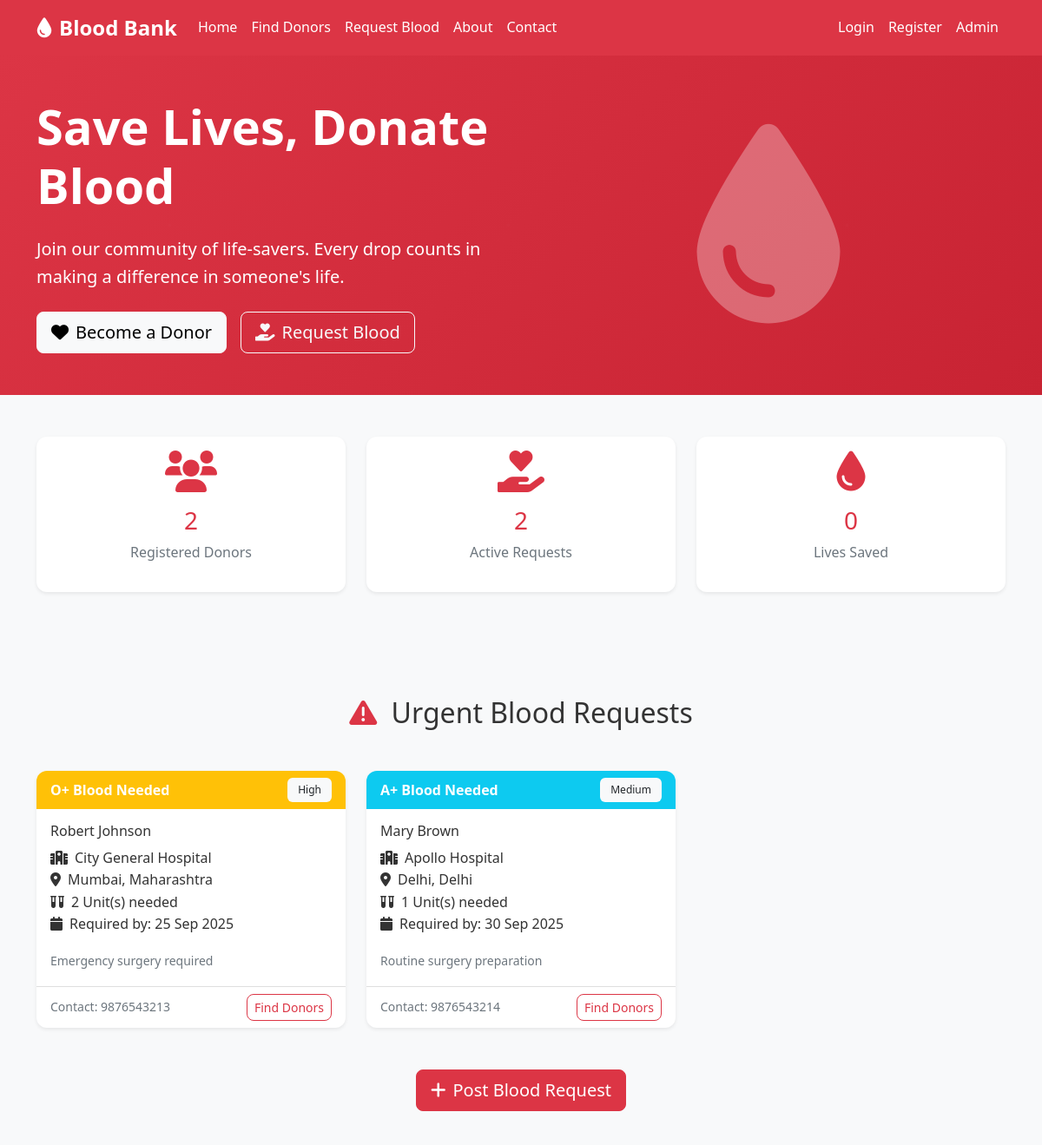
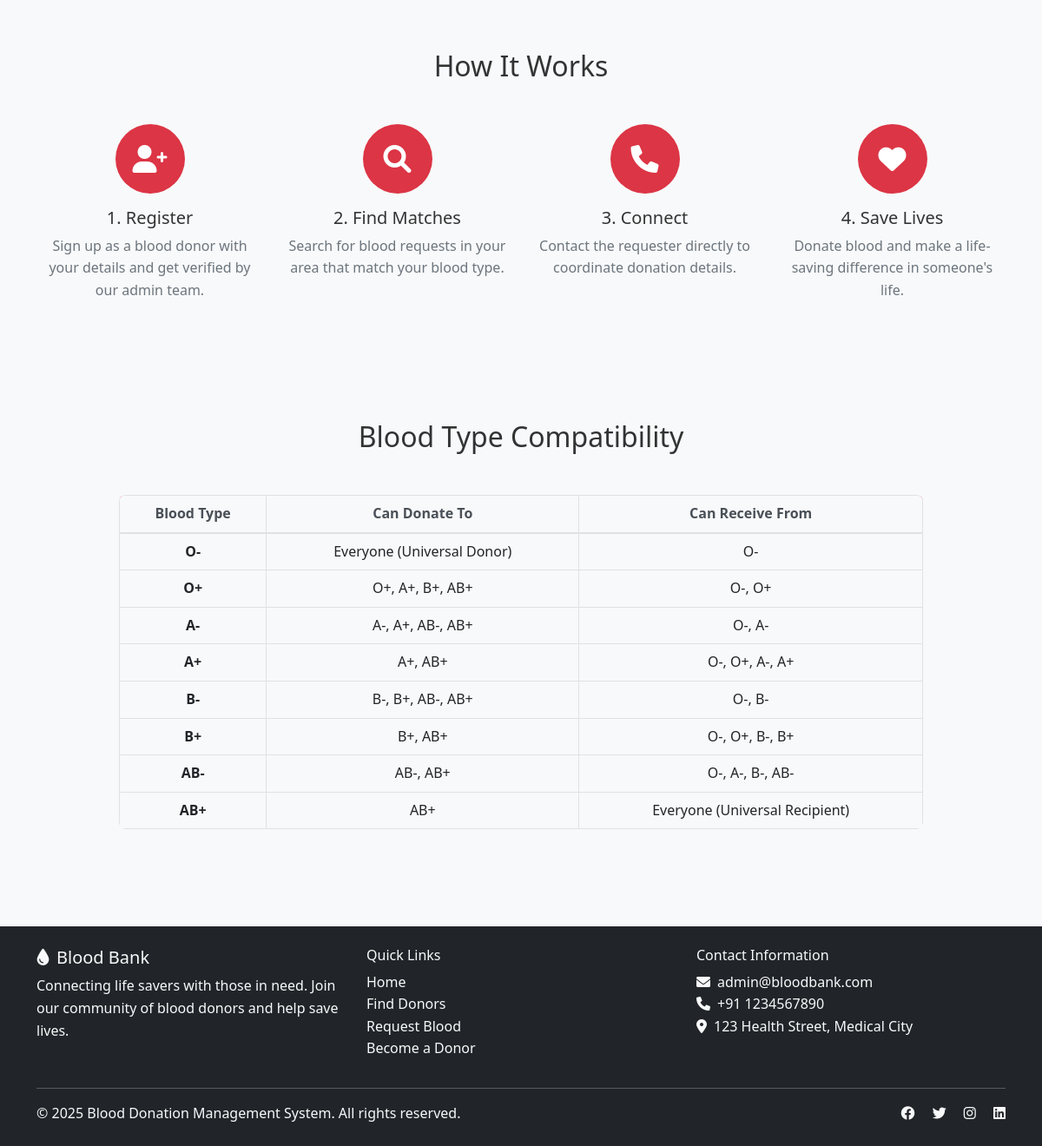
The page / on the database its author committed (2 pictures, top to bottom).
### tables this page shows
CREATE TABLE blood_requests (
    id INT AUTO_INCREMENT PRIMARY KEY,
    requester_name VARCHAR(100) NOT NULL,
    requester_phone VARCHAR(15) NOT NULL,
    requester_email VARCHAR(100) NOT NULL,
    patient_name VARCHAR(100) NOT NULL,
    blood_type ENUM('A+', 'A-', 'B+', 'B-', 'AB+', 'AB-', 'O+', 'O-') NOT NULL,
    units_needed INT NOT NULL,
    hospital_name VARCHAR(200) NOT NULL,
    hospital_address TEXT NOT NULL,
    city VARCHAR(100) NOT NULL,
    state VARCHAR(100) NOT NULL,
    pincode VARCHAR(10) NOT NULL,
    urgency ENUM('Low', 'Medium', 'High', 'Emergency') DEFAULT 'Medium',
    required_date DATE NOT NULL,
    description TEXT DEFAULT NULL,
    status ENUM('Active', 'Fulfilled', 'Cancelled', 'Expired') DEFAULT 'Active',
    created_at TIMESTAMP DEFAULT CURRENT_TIMESTAMP,
    updated_at TIMESTAMP DEFAULT CURRENT_TIMESTAMP ON UPDATE CURRENT_TIMESTAMP
);

### includes/config.php (called while the page is built, shortened)
<?php
class Database {
    private $host = DB_HOST;
    private $user = DB_USER;
    private $pass = DB_PASS;
    private $dbname = DB_NAME;
    private $dbh;
    public function __construct() {
        $dsn = 'mysql:host=' . $this->host . ';dbname=' . $this->dbname . ';charset=utf8mb4';
        $options = [
            PDO::ATTR_PERSISTENT => true,
            PDO::ATTR_ERRMODE => PDO::ERRMODE_EXCEPTION,
            PDO::ATTR_DEFAULT_FETCH_MODE => PDO::FETCH_ASSOC,
            PDO::ATTR_EMULATE_PREPARES => false,
        ];
        try {
            $this->dbh = new PDO($dsn, $this->user, $this->pass, $options);
        } catch (PDOException $e) {
            $this->error = $e->getMessage();
            die('Database connection failed: ' . $this->error);
        }
    }
    public function query($query) {
        $this->stmt = $this->dbh->prepare($query);
    }
    public function execute() {
        return $this->stmt->execute();
    }
    public function resultset() {
        $this->execute();
        return $this->stmt->fetchAll();
    }
    public function single() {
        $this->execute();
        return $this->stmt->fetch();
    }
}
function formatDate($date, $format = 'Y-m-d') {
    return date($format, strtotime($date));
}
$db = new Database();
?>

### index.php (the view, shortened to what this page needs)
<?php
require_once 'includes/config.php';
$db->query("SELECT * FROM blood_requests WHERE status = 'Active' ORDER BY urgency DESC, created_at DESC LIMIT 6");
$recent_requests = $db->resultset();
$db->query("SELECT COUNT(*) as total_donors FROM users WHERE is_verified = 1");
$donor_stats = $db->single();
$db->query("SELECT COUNT(*) as total_requests FROM blood_requests WHERE status = 'Active'");
$request_stats = $db->single();
$db->query("SELECT COUNT(*) as completed_donations FROM donations");
$donation_stats = $db->single();
include 'includes/header.php';
?>
<section class="hero-section bg-danger text-white py-5">
    <div class="container">
        <div class="row align-items-center">
            <div class="col-md-6">
                <h1 class="display-4 fw-bold mb-4">Save Lives, Donate Blood</h1>
                <p class="lead mb-4">Join our community of life-savers. Every drop counts in making a difference in someone's life.</p>
                <div class="d-flex gap-3">
                    <a href="register.php" class="btn btn-light btn-lg">
                        <i class="fas fa-heart me-2"></i>Become a Donor
                    </a>
                    <a href="request_blood.php" class="btn btn-outline-light btn-lg">
                        <i class="fas fa-hand-holding-heart me-2"></i>Request Blood
                    </a>
                </div>
            </div>
            <div class="col-md-6 text-center">
                <i class="fas fa-tint" style="font-size: 15rem; opacity: 0.3;"></i>
            </div>
        </div>
    </div>
</section>
<section class="py-5 bg-light">
    <div class="container">
        <div class="row text-center">
            <div class="col-md-4 mb-4">
                <div class="card border-0 shadow-sm h-100">
                    <div class="card-body">
                        <i class="fas fa-users text-danger mb-3" style="font-size: 3rem;"></i>
                        <h3 class="text-danger"><?php echo number_format($donor_stats['total_donors']); ?></h3>
                        <p class="text-muted">Registered Donors</p>
                    </div>
                </div>
            </div>
            <div class="col-md-4 mb-4">
                <div class="card border-0 shadow-sm h-100">
                    <div class="card-body">
                        <i class="fas fa-hand-holding-heart text-danger mb-3" style="font-size: 3rem;"></i>
                        <h3 class="text-danger"><?php echo number_format($request_stats['total_requests']); ?></h3>
                        <p class="text-muted">Active Requests</p>
                    </div>
                </div>
            </div>
            <div class="col-md-4 mb-4">
                <div class="card border-0 shadow-sm h-100">
                    <div class="card-body">
                        <i class="fas fa-tint text-danger mb-3" style="font-size: 3rem;"></i>
                        <h3 class="text-danger"><?php echo number_format($donation_stats['completed_donations']); ?></h3>
                        <p class="text-muted">Lives Saved</p>
                    </div>
                </div>
            </div>
        </div>
    </div>
</section>
<section class="py-5">
    <div class="container">
        <div class="row">
            <div class="col-12">
                <h2 class="text-center mb-5">
                    <i class="fas fa-exclamation-triangle text-danger me-2"></i>
                    Urgent Blood Requests
                </h2>
            </div>
        </div>
        <?php if (empty($recent_requests)): ?>
            <div class="text-center">
                <p class="text-muted">No active blood requests at the moment.</p>
            </div>
        <?php else: ?>
            <div class="row">
                <?php foreach ($recent_requests as $request): ?>
                    <div class="col-md-6 col-lg-4 mb-4">
                        <div class="card h-100 shadow-sm">
                            <div class="card-header bg-<?php echo $request['urgency'] == 'Emergency' ? 'danger' : ($request['urgency'] == 'High' ? 'warning' : 'info'); ?> text-white">
                                <div class="d-flex justify-content-between align-items-center">
                                    <span class="fw-bold"><?php echo $request['blood_type']; ?> Blood Needed</span>
                                    <span class="badge bg-light text-dark"><?php echo $request['urgency']; ?></span>
                                </div>
                            </div>
                            <div class="card-body">
                                <h6 class="card-title"><?php echo htmlspecialchars($request['patient_name']); ?></h6>
                                <p class="card-text">
                                    <i class="fas fa-hospital me-2"></i><?php echo htmlspecialchars($request['hospital_name']); ?><br>
                                    <i class="fas fa-map-marker-alt me-2"></i><?php echo htmlspecialchars($request['city'] . ', ' . $request['state']); ?><br>
                                    <i class="fas fa-vials me-2"></i><?php echo $request['units_needed']; ?> Unit(s) needed<br>
                                    <i class="fas fa-calendar me-2"></i>Required by: <?php echo formatDate($request['required_date'], 'd M Y'); ?>
                                </p>
                                <?php if (!empty($request['description'])): ?>
                                    <p class="card-text"><small class="text-muted"><?php echo htmlspecialchars($request['description']); ?></small></p>
                                <?php endif; ?>
                            </div>
                            <div class="card-footer bg-transparent">
                                <div class="d-flex justify-content-between align-items-center">
                                    <small class="text-muted">Contact: <?php echo htmlspecialchars($request['requester_phone']); ?></small>
                                    <a href="search_donors.php?blood_type=<?php echo $request['blood_type']; ?>&city=<?php echo urlencode($request['city']); ?>"
                                       class="btn btn-sm btn-outline-danger">Find Donors</a>
                                </div>
                            </div>
                        </div>
                    </div>
                <?php endforeach; ?>
            </div>
            <div class="text-center mt-4">
                <a href="request_blood.php" class="btn btn-danger btn-lg">
                    <i class="fas fa-plus me-2"></i>Post Blood Request
                </a>
            </div>
        <?php endif; ?>
    </div>
</section>
<section class="py-5 bg-light">
    <div class="container">
        <h2 class="text-center mb-5">How It Works</h2>
        <div class="row">
            <div class="col-md-3 text-center mb-4">
                <div class="step-icon bg-danger text-white rounded-circle mx-auto mb-3 d-flex align-items-center justify-content-center" style="width: 80px; height: 80px;">
                    <i class="fas fa-user-plus fa-2x"></i>
                </div>
                <h5>1. Register</h5>
                <p class="text-muted">Sign up as a blood donor with your details and get verified by our admin team.</p>
            </div>
            <div class="col-md-3 text-center mb-4">
                <div class="step-icon bg-danger text-white rounded-circle mx-auto mb-3 d-flex align-items-center justify-content-center" style="width: 80px; height: 80px;">
                    <i class="fas fa-search fa-2x"></i>
                </div>
                <h5>2. Find Matches</h5>
                <p class="text-muted">Search for blood requests in your area that match your blood type.</p>
            </div>
            <div class="col-md-3 text-center mb-4">
                <div class="step-icon bg-danger text-white rounded-circle mx-auto mb-3 d-flex align-items-center justify-content-center" style="width: 80px; height: 80px;">
                    <i class="fas fa-phone fa-2x"></i>
                </div>
                <h5>3. Connect</h5>
                <p class="text-muted">Contact the requester directly to coordinate donation details.</p>
            </div>
            <div class="col-md-3 text-center mb-4">
                <div class="step-icon bg-danger text-white rounded-circle mx-auto mb-3 d-flex align-items-center justify-content-center" style="width: 80px; height: 80px;">
                    <i class="fas fa-heart fa-2x"></i>
                </div>
                <h5>4. Save Lives</h5>
                <p class="text-muted">Donate blood and make a life-saving difference in someone's life.</p>
            </div>
        </div>
    </div>
</section>
<section class="py-5">
    <div class="container">
        <h2 class="text-center mb-5">Blood Type Compatibility</h2>
        <div class="row justify-content-center">
            <div class="col-md-10">
                <div class="table-responsive">
                    <table class="table table-bordered text-center">
                        <thead class="bg-danger text-white">
                            <tr>
                                <th>Blood Type</th>
                                <th>Can Donate To</th>
                                <th>Can Receive From</th>
                            </tr>
                        </thead>
                        <tbody>
                            <tr>
                                <td class="fw-bold">O-</td>
                                <td>Everyone (Universal Donor)</td>
                                <td>O-</td>
                            </tr>
                            <tr>
                                <td class="fw-bold">O+</td>
                                <td>O+, A+, B+, AB+</td>
                                <td>O-, O+</td>
                            </tr>
                            <tr>
                                <td class="fw-bold">A-</td>
                                <td>A-, A+, AB-, AB+</td>
                                <td>O-, A-</td>
                            </tr>
                            <tr>
                                <td class="fw-bold">A+</td>
                                <td>A+, AB+</td>
                                <td>O-, O+, A-, A+</td>
                            </tr>
                            <tr>
                                <td class="fw-bold">B-</td>
                                <td>B-, B+, AB-, AB+</td>
                                <td>O-, B-</td>
                            </tr>
                            <tr>
                                <td class="fw-bold">B+</td>
                                <td>B+, AB+</td>
                                <td>O-, O+, B-, B+</td>
                            </tr>
                            <tr>
                                <td class="fw-bold">AB-</td>
                                <td>AB-, AB+</td>
                                <td>O-, A-, B-, AB-</td>
                            </tr>
                            <tr>
                                <td class="fw-bold">AB+</td>
                                <td>AB+</td>
                                <td>Everyone (Universal Recipient)</td>
                            </tr>
                        </tbody>
                    </table>
                </div>
            </div>
        </div>
    </div>
</section>
<?php include 'includes/footer.php'; ?>

### assets/css/style.css (style rules this page uses)
body { font-family: 'Segoe UI', Tahoma, Geneva, Verdana, sans-serif; line-height: 1.6; color: #333; background-color: #f8f9fa; }
:root { --blood-red: #dc3545; --blood-red-dark: #c82333; --blood-red-light: #f5c6cb; }
.hero-section { background: linear-gradient(135deg, var(--blood-red) 0%, var(--blood-red-dark) 100%); position: relative; overflow: hidden; }
.hero-section::before { content: ''; position: absolute; top: 0; left: 0; right: 0; bottom: 0; opacity: 0.1; }
.hero-section .container { position: relative; z-index: 1; }
.card { border: none; border-radius: 12px; box-shadow: 0 4px 6px rgba(0, 0, 0, 0.1); transition: transform 0.3s ease, box-shadow 0.3s ease; }
.card-header { border-radius: 12px 12px 0 0 !important; border-bottom: none; font-weight: 600; }
.btn { border-radius: 8px; font-weight: 500; transition: all 0.3s ease; }
.btn-danger { background-color: var(--blood-red); border-color: var(--blood-red); }
.btn-outline-danger { color: var(--blood-red); border-color: var(--blood-red); }
.badge { font-weight: 500; padding: 0.5rem 0.75rem; border-radius: 6px; }
.table { border-radius: 8px; overflow: hidden; }
.table thead th { background-color: #f8f9fa; border-bottom: 2px solid #dee2e6; font-weight: 600; color: #495057; }
.step-icon { transition: transform 0.3s ease; }

### rows shown on the page
blood_requests: blood_type "O+", urgency "High", patient_name "Robert Johnson", hospital_name "City General Hospital", city+state "Mumbai, Maharashtra", units_needed "2", required_date "25 Sep 2025", description "Emergency surgery required", requester_phone "9876543213"
blood_requests: blood_type "A+", urgency "Medium", patient_name "Mary Brown", hospital_name "Apollo Hospital", city+state "Delhi, Delhi", units_needed "1", required_date "30 Sep 2025", description "Routine surgery preparation", requester_phone "9876543214"

### other values the page prints
$donor_stats['total_donors'] "2"
$request_stats['total_requests'] "2"
$donation_stats['completed_donations'] "0"
ADMIN_EMAIL "admin@bloodbank.com"
